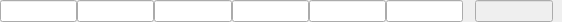
<?xml version="1.0" encoding="UTF-8"?>
<ui version="4.0">
 <class>FrenchSocialNumber</class>
 <widget class="QWidget" name="FrenchSocialNumber">
  <property name="geometry">
   <rect>
    <x>0</x>
    <y>0</y>
    <width>562</width>
    <height>22</height>
   </rect>
  </property>
  <property name="minimumSize">
   <size>
    <width>0</width>
    <height>22</height>
   </size>
  </property>
  <property name="maximumSize">
   <size>
    <width>16777215</width>
    <height>22</height>
   </size>
  </property>
  <property name="windowTitle">
   <string>Form</string>
  </property>
  <layout class="QGridLayout" name="gridLayout">
   <property name="margin">
    <number>0</number>
   </property>
   <property name="spacing">
    <number>0</number>
   </property>
   <item row="0" column="0">
    <widget class="QLineEdit" name="sex">
     <property name="toolTip">
      <string>Sex of the patient (1 for men, 2 for women)</string>
     </property>
    </widget>
   </item>
   <item row="0" column="1">
    <widget class="QLineEdit" name="year">
     <property name="toolTip">
      <string>Year of birth (last two digits)</string>
     </property>
    </widget>
   </item>
   <item row="0" column="2">
    <widget class="QLineEdit" name="month">
     <property name="toolTip">
      <string>Month of birth</string>
     </property>
    </widget>
   </item>
   <item row="0" column="3">
    <widget class="QLineEdit" name="departement">
     <property name="toolTip">
      <string>Departement of birth</string>
     </property>
    </widget>
   </item>
   <item row="0" column="4">
    <widget class="QLineEdit" name="commune">
     <property name="toolTip">
      <string>Town code of birth</string>
     </property>
    </widget>
   </item>
   <item row="0" column="5">
    <widget class="QLineEdit" name="birthCode">
     <property name="toolTip">
      <string>Birth code</string>
     </property>
    </widget>
   </item>
   <item row="0" column="7">
    <widget class="QLineEdit" name="controlKey">
     <property name="enabled">
      <bool>false</bool>
     </property>
     <property name="toolTip">
      <string>Control key</string>
     </property>
    </widget>
   </item>
   <item row="0" column="8">
    <spacer name="horizontalSpacer_2">
     <property name="orientation">
      <enum>Qt::Horizontal</enum>
     </property>
     <property name="sizeHint" stdset="0">
      <size>
       <width>40</width>
       <height>20</height>
      </size>
     </property>
    </spacer>
   </item>
   <item row="0" column="6">
    <spacer name="horizontalSpacer">
     <property name="orientation">
      <enum>Qt::Horizontal</enum>
     </property>
     <property name="sizeType">
      <enum>QSizePolicy::Fixed</enum>
     </property>
     <property name="sizeHint" stdset="0">
      <size>
       <width>12</width>
       <height>20</height>
      </size>
     </property>
    </spacer>
   </item>
  </layout>
 </widget>
 <tabstops>
  <tabstop>sex</tabstop>
  <tabstop>year</tabstop>
  <tabstop>month</tabstop>
  <tabstop>departement</tabstop>
  <tabstop>commune</tabstop>
  <tabstop>birthCode</tabstop>
  <tabstop>controlKey</tabstop>
 </tabstops>
 <resources/>
 <connections/>
</ui>
